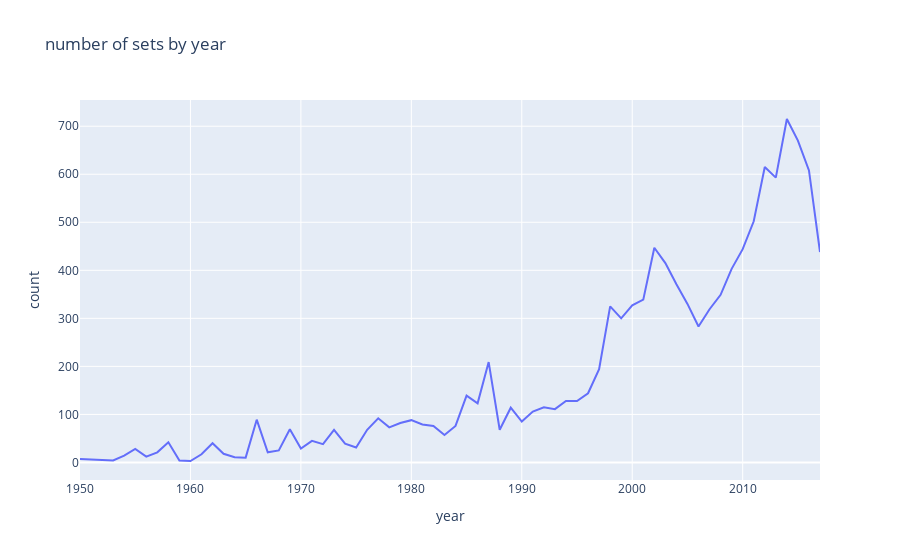

The notebook cell saved with this chart:
### Code cell
fig1 = px.line(sets_by_year, x="year", y="count", title='number of sets by year')
fig1.show()

### Figure 1 — Plotly figure (JSON) as saved in the notebook; plotly's stock layout.template omitted (floating-point values rounded to 4 significant figures)
{"data": [{"hovertemplate": "year=%{x}<br>count=%{y}<extra></extra>", "legendgroup": "", "line": {"color": "#636efa", "dash": "solid"}, "marker": {"symbol": "circle"}, "mode": "lines", "name": "", "orientation": "v", "showlegend": false, "type": "scatter", "x": [1950, 1953, 1954, 1955, 1956, 1957, 1958, 1959, 1960, 1961, 1962, 1963, 1964, 1965, 1966, 1967, 1968, 1969, 1970, 1971, 1972, 1973, 1974, 1975, 1976, 1977, 1978, 1979, 1980, 1981, 1982, 1983, 1984, 1985, 1986, 1987, 1988, 1989, 1990, 1991, 1992, 1993, 1994, 1995, 1996, 1997, 1998, 1999, 2000, 2001, 2002, 2003, 2004, 2005, 2006, 2007, 2008, 2009, 2010, 2011, 2012, 2013, 2014, 2015, 2016, 2017], "xaxis": "x", "y": [7, 4, 14, 28, 12, 21, 42, 4, 3, 17, 40, 18, 11, 10, 89, 21, 25, 69, 29, 45, 38, 68, 39, 31, 68, 92, 73, 82, 88, 79, 76, 57, 76, 139, 123, 209, 68, 114, 85, 106, 115, 111, 128, 128, 144, 194, 325, 300, 327, 339, 447, 415, 371, 330, 283, 319, 349, 403, 444, 502, 615, 593, 715, 670, 608, 438], "yaxis": "y"}], "layout": {"legend": {"tracegroupgap": 0}, "title": {"text": "number of sets by year"}, "xaxis": {"anchor": "y", "domain": [0, 1], "title": {"text": "year"}}, "yaxis": {"anchor": "x", "domain": [0, 1], "title": {"text": "count"}}}}
